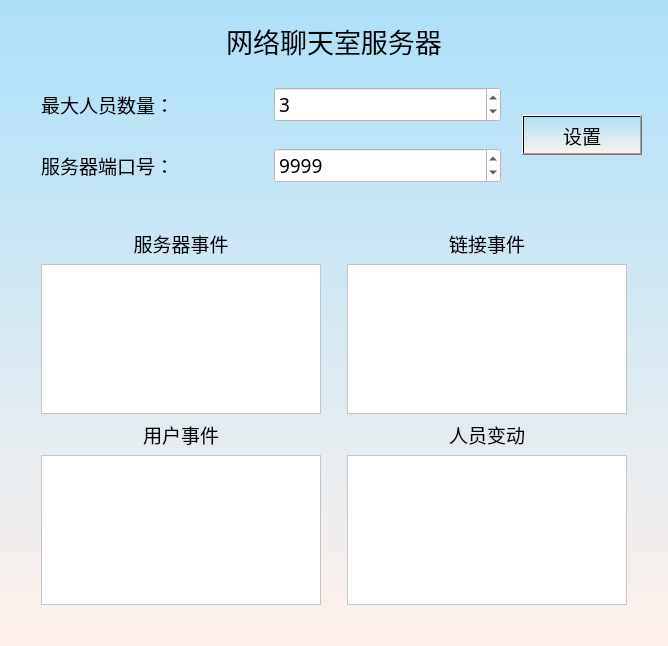
<?xml version="1.0" encoding="UTF-8"?>
<ui version="4.0">
 <class>Dialog</class>
 <widget class="QDialog" name="Dialog">
  <property name="geometry">
   <rect>
    <x>0</x>
    <y>0</y>
    <width>665</width>
    <height>615</height>
   </rect>
  </property>
  <property name="windowTitle">
   <string>网络聊天室服务器</string>
  </property>
  <property name="styleSheet">
   <string notr="true">background:QLinearGradient(spread:pad,x1:0,y1:0,x2:0,y2:1,stop:0 #ace0f9,stop:1 #fff1eb)</string>
  </property>
  <layout class="QGridLayout" name="gridLayout">
   <item row="0" column="0">
    <layout class="QVBoxLayout" name="verticalLayout_5">
     <property name="leftMargin">
      <number>10</number>
     </property>
     <property name="topMargin">
      <number>10</number>
     </property>
     <property name="rightMargin">
      <number>10</number>
     </property>
     <property name="bottomMargin">
      <number>10</number>
     </property>
     <item>
      <widget class="QLabel" name="label">
       <property name="font">
        <font>
         <family>Agency FB</family>
         <pointsize>20</pointsize>
        </font>
       </property>
       <property name="styleSheet">
        <string notr="true">background:transparent</string>
       </property>
       <property name="text">
        <string>&lt;html&gt;&lt;head/&gt;&lt;body&gt;&lt;p align=&quot;center&quot;&gt;网络聊天室服务器&lt;/p&gt;&lt;/body&gt;&lt;/html&gt;</string>
       </property>
      </widget>
     </item>
     <item>
      <layout class="QHBoxLayout" name="horizontalLayout_4">
       <property name="leftMargin">
        <number>5</number>
       </property>
       <property name="topMargin">
        <number>5</number>
       </property>
       <property name="rightMargin">
        <number>5</number>
       </property>
       <property name="bottomMargin">
        <number>5</number>
       </property>
       <item>
        <layout class="QVBoxLayout" name="verticalLayout_2">
         <property name="leftMargin">
          <number>5</number>
         </property>
         <property name="topMargin">
          <number>5</number>
         </property>
         <property name="rightMargin">
          <number>5</number>
         </property>
         <property name="bottomMargin">
          <number>5</number>
         </property>
         <item>
          <layout class="QHBoxLayout" name="horizontalLayout_2">
           <property name="leftMargin">
            <number>10</number>
           </property>
           <property name="topMargin">
            <number>10</number>
           </property>
           <property name="rightMargin">
            <number>10</number>
           </property>
           <property name="bottomMargin">
            <number>10</number>
           </property>
           <item>
            <widget class="QLabel" name="label_6">
             <property name="font">
              <font>
               <family>Agency FB</family>
               <pointsize>14</pointsize>
              </font>
             </property>
             <property name="styleSheet">
              <string notr="true">background:transparent</string>
             </property>
             <property name="text">
              <string>最大人员数量：</string>
             </property>
            </widget>
           </item>
           <item>
            <widget class="QSpinBox" name="spinBoxMaxLen">
             <property name="font">
              <font>
               <family>Agency FB</family>
               <pointsize>14</pointsize>
              </font>
             </property>
             <property name="cursor">
              <cursorShape>PointingHandCursor</cursorShape>
             </property>
             <property name="styleSheet">
              <string notr="true">background-color: rgb(255, 255, 255);</string>
             </property>
             <property name="value">
              <number>3</number>
             </property>
            </widget>
           </item>
          </layout>
         </item>
         <item>
          <layout class="QHBoxLayout" name="horizontalLayout_3">
           <property name="leftMargin">
            <number>10</number>
           </property>
           <property name="topMargin">
            <number>10</number>
           </property>
           <property name="rightMargin">
            <number>10</number>
           </property>
           <property name="bottomMargin">
            <number>10</number>
           </property>
           <item>
            <widget class="QLabel" name="label_7">
             <property name="font">
              <font>
               <family>Agency FB</family>
               <pointsize>14</pointsize>
              </font>
             </property>
             <property name="styleSheet">
              <string notr="true">background:transparent</string>
             </property>
             <property name="text">
              <string>服务器端口号：</string>
             </property>
            </widget>
           </item>
           <item>
            <widget class="QSpinBox" name="spinBoxPort">
             <property name="font">
              <font>
               <family>Agency FB</family>
               <pointsize>14</pointsize>
              </font>
             </property>
             <property name="cursor">
              <cursorShape>PointingHandCursor</cursorShape>
             </property>
             <property name="styleSheet">
              <string notr="true">background-color: rgb(255, 255, 255);</string>
             </property>
             <property name="suffix">
              <string/>
             </property>
             <property name="prefix">
              <string/>
             </property>
             <property name="minimum">
              <number>5000</number>
             </property>
             <property name="maximum">
              <number>19151</number>
             </property>
             <property name="value">
              <number>9999</number>
             </property>
            </widget>
           </item>
          </layout>
         </item>
        </layout>
       </item>
       <item>
        <widget class="QPushButton" name="pushButton">
         <property name="sizePolicy">
          <sizepolicy hsizetype="Minimum" vsizetype="Fixed">
           <horstretch>0</horstretch>
           <verstretch>0</verstretch>
          </sizepolicy>
         </property>
         <property name="minimumSize">
          <size>
           <width>120</width>
           <height>40</height>
          </size>
         </property>
         <property name="maximumSize">
          <size>
           <width>120</width>
           <height>40</height>
          </size>
         </property>
         <property name="font">
          <font>
           <family>Agency FB</family>
           <pointsize>14</pointsize>
          </font>
         </property>
         <property name="cursor">
          <cursorShape>PointingHandCursor</cursorShape>
         </property>
         <property name="text">
          <string>设置</string>
         </property>
        </widget>
       </item>
      </layout>
     </item>
     <item>
      <layout class="QHBoxLayout" name="horizontalLayout">
       <property name="leftMargin">
        <number>10</number>
       </property>
       <property name="topMargin">
        <number>10</number>
       </property>
       <property name="rightMargin">
        <number>10</number>
       </property>
       <property name="bottomMargin">
        <number>10</number>
       </property>
       <item>
        <layout class="QVBoxLayout" name="verticalLayout_3">
         <property name="leftMargin">
          <number>10</number>
         </property>
         <property name="topMargin">
          <number>10</number>
         </property>
         <property name="rightMargin">
          <number>10</number>
         </property>
         <property name="bottomMargin">
          <number>10</number>
         </property>
         <item>
          <widget class="QLabel" name="label_5">
           <property name="styleSheet">
            <string notr="true">background:transparent</string>
           </property>
           <property name="text">
            <string>&lt;html&gt;&lt;head/&gt;&lt;body&gt;&lt;p align=&quot;center&quot;&gt;&lt;span style=&quot; font-size:14pt;&quot;&gt;服务器事件&lt;/span&gt;&lt;/p&gt;&lt;/body&gt;&lt;/html&gt;</string>
           </property>
          </widget>
         </item>
         <item>
          <widget class="QTextBrowser" name="textBrowserServer">
           <property name="minimumSize">
            <size>
             <width>280</width>
             <height>150</height>
            </size>
           </property>
           <property name="font">
            <font>
             <family>Agency FB</family>
             <pointsize>14</pointsize>
            </font>
           </property>
           <property name="styleSheet">
            <string notr="true">background-color: rgb(255, 255, 255);</string>
           </property>
          </widget>
         </item>
         <item>
          <widget class="QLabel" name="label_2">
           <property name="font">
            <font>
             <family>Agency FB</family>
             <pointsize>14</pointsize>
            </font>
           </property>
           <property name="styleSheet">
            <string notr="true">background:transparent</string>
           </property>
           <property name="text">
            <string>&lt;html&gt;&lt;head/&gt;&lt;body&gt;&lt;p align=&quot;center&quot;&gt;用户事件&lt;/p&gt;&lt;/body&gt;&lt;/html&gt;</string>
           </property>
          </widget>
         </item>
         <item>
          <widget class="QTextBrowser" name="textBrowserEvent">
           <property name="minimumSize">
            <size>
             <width>280</width>
             <height>150</height>
            </size>
           </property>
           <property name="font">
            <font>
             <family>Agency FB</family>
             <pointsize>14</pointsize>
            </font>
           </property>
           <property name="styleSheet">
            <string notr="true">background-color: rgb(255, 255, 255);</string>
           </property>
          </widget>
         </item>
        </layout>
       </item>
       <item>
        <layout class="QVBoxLayout" name="verticalLayout">
         <property name="leftMargin">
          <number>10</number>
         </property>
         <property name="topMargin">
          <number>10</number>
         </property>
         <property name="rightMargin">
          <number>10</number>
         </property>
         <property name="bottomMargin">
          <number>10</number>
         </property>
         <item>
          <widget class="QLabel" name="label_4">
           <property name="font">
            <font>
             <family>Agency FB</family>
             <pointsize>14</pointsize>
            </font>
           </property>
           <property name="styleSheet">
            <string notr="true">background:transparent</string>
           </property>
           <property name="text">
            <string>&lt;html&gt;&lt;head/&gt;&lt;body&gt;&lt;p align=&quot;center&quot;&gt;链接事件&lt;/p&gt;&lt;/body&gt;&lt;/html&gt;</string>
           </property>
          </widget>
         </item>
         <item>
          <widget class="QTextBrowser" name="textBrowser">
           <property name="minimumSize">
            <size>
             <width>280</width>
             <height>0</height>
            </size>
           </property>
           <property name="font">
            <font>
             <family>Agency FB</family>
             <pointsize>14</pointsize>
            </font>
           </property>
           <property name="styleSheet">
            <string notr="true">background-color: rgb(255, 255, 255);</string>
           </property>
          </widget>
         </item>
         <item>
          <widget class="QLabel" name="label_3">
           <property name="font">
            <font>
             <family>Agency FB</family>
             <pointsize>14</pointsize>
            </font>
           </property>
           <property name="styleSheet">
            <string notr="true">background:transparent</string>
           </property>
           <property name="text">
            <string>&lt;html&gt;&lt;head/&gt;&lt;body&gt;&lt;p align=&quot;center&quot;&gt;人员变动&lt;/p&gt;&lt;/body&gt;&lt;/html&gt;</string>
           </property>
          </widget>
         </item>
         <item>
          <widget class="QTextBrowser" name="textBrowserPersonnelChange">
           <property name="minimumSize">
            <size>
             <width>280</width>
             <height>0</height>
            </size>
           </property>
           <property name="font">
            <font>
             <family>Agency FB</family>
             <pointsize>14</pointsize>
            </font>
           </property>
           <property name="styleSheet">
            <string notr="true">background-color: rgb(255, 255, 255);</string>
           </property>
          </widget>
         </item>
        </layout>
       </item>
      </layout>
     </item>
    </layout>
   </item>
  </layout>
  <zorder></zorder>
 </widget>
 <layoutdefault spacing="6" margin="11"/>
 <resources/>
 <connections/>
</ui>
